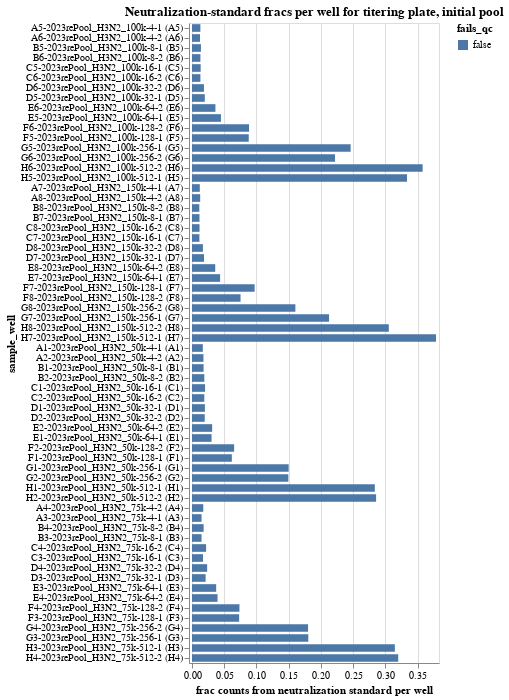

The code cell stored with this chart in its notebook:
### Markdown cell above
## Fraction of counts from neutralization standard
Determine the fraction of counts from the neutralization standard in each sample, and make sure this fraction passess the QC threshold.

### Code cell
# Define dataframe from counts with the fraction of neutralization standard calculated
neut_standard_fracs = (
    counts.assign(
        neut_standard_count=lambda x: x["count"] * x["neut_standard"].astype(int)
    )
    .groupby(
        ['virus_library', "well", "sample_well", 'dilution_factor'],
        dropna=False,
        as_index=False,
    )
    .aggregate(
        total_count=pd.NamedAgg("count", "sum"),
        neut_standard_count=pd.NamedAgg("neut_standard_count", "sum"),
    )
    .assign(
        neut_standard_frac=lambda x: x["neut_standard_count"] / x["total_count"],
        fails_qc=lambda x: (
            x["neut_standard_frac"] < 0.001
        ),
    )
)

# Plot as bar chart
chart_h3n2 = (
    alt.Chart(neut_standard_fracs.query('virus_library == "H3N2"'))
    .encode(
        alt.X(
            "neut_standard_frac",
            title="frac counts from neutralization standard per well",
            scale=alt.Scale(nice=False, padding=3),
        ),
        alt.Y("sample_well", sort=sample_wells),
        alt.Color(
            "fails_qc",
            legend=alt.Legend(titleLimit=500),
        ),
        tooltip=[
            alt.Tooltip(c, format=".3g") if neut_standard_fracs[c].dtype == float else c
            for c in neut_standard_fracs.columns
        ],
    )
    .mark_bar(height={"band": 0.85})
    .properties(
        height=alt.Step(10),
        width=250,
        title=f"Neutralization-standard fracs per well for titering plate, initial pool",
    )
    # .configure_axis(grid=False)
    # .configure_legend(titleLimit=1000)
)

display(chart_h3n2)

# drop wells failing QC
min_neut_standard_frac_per_well_drops = list(
    neut_standard_fracs.query("fails_qc")["well"]
)

neut_standard_fracs['cell_number'] = neut_standard_fracs['sample_well'].str.split('H3N2_').str[1].str.split('-').str[0]
neut_standard_fracs

### Figure 1 — Vega-Lite specification as saved in the notebook (floating-point values rounded to 4 significant figures; data arrays with more than 128 entries replaced by an {"elided": "..."} marker saying what was removed)
{"config": {"view": {"continuousWidth": 300, "continuousHeight": 300}}, "data": {"name": "data-d37040e3e8fff51e7d5d0b55eac3d5a8"}, "mark": {"type": "bar", "height": {"band": 0.85}}, "encoding": {"color": {"field": "fails_qc", "legend": {"titleLimit": 500}, "type": "nominal"}, "tooltip": [{"field": "virus_library", "type": "nominal"}, {"field": "well", "type": "nominal"}, {"field": "sample_well", "type": "nominal"}, {"field": "dilution_factor", "type": "quantitative"}, {"field": "total_count", "type": "quantitative"}, {"field": "neut_standard_count", "type": "quantitative"}, {"field": "neut_standard_frac", "format": ".3g", "type": "quantitative"}, {"field": "fails_qc", "type": "nominal"}], "x": {"field": "neut_standard_frac", "scale": {"nice": false, "padding": 3}, "title": "frac counts from neutralization standard per well", "type": "quantitative"}, "y": {"field": "sample_well", "sort": {"elided": "256 str values"}, "type": "nominal"}}, "height": {"step": 10}, "title": "Neutralization-standard fracs per well for titering plate, initial pool", "width": 250, "$schema": "https://vega.github.io/schema/vega-lite/v5.16.3.json", "datasets": {"data-d37040e3e8fff51e7d5d0b55eac3d5a8": [{"virus_library": "H3N2", "well": "A1", "sample_well": "A1-2023rePool_H3N2_50k-4-1 (A1)", "dilution_factor": 4, "total_count": 1632969, "neut_standard_count": 27460, "neut_standard_frac": 0.01682, "fails_qc": false}, {"virus_library": "H3N2", "well": "A2", "sample_well": "A2-2023rePool_H3N2_50k-4-2 (A2)", "dilution_factor": 4, "total_count": 3145896, "neut_standard_count": 55936, "neut_standard_frac": 0.01778, "fails_qc": false}, {"virus_library": "H3N2", "well": "A3", "sample_well": "A3-2023rePool_H3N2_75k-4-1 (A3)", "dilution_factor": 4, "total_count": 2692532, "neut_standard_count": 39836, "neut_standard_frac": 0.01479, "fails_qc": false}, {"virus_library": "H3N2", "well": "A4", "sample_well": "A4-2023rePool_H3N2_75k-4-2 (A4)", "dilution_factor": 4, "total_count": 2503601, "neut_standard_count": 43753, "neut_standard_frac": 0.01748, "fails_qc": false}, {"virus_library": "H3N2", "well": "A5", "sample_well": "A5-2023rePool_H3N2_100k-4-1 (A5)", "dilution_factor": 4, "total_count": 1761347, "neut_standard_count": 22893, "neut_standard_frac": 0.013, "fails_qc": false}, {"virus_library": "H3N2", "well": "A6", "sample_well": "A6-2023rePool_H3N2_100k-4-2 (A6)", "dilution_factor": 4, "total_count": 2773636, "neut_standard_count": 34408, "neut_standard_frac": 0.01241, "fails_qc": false}, {"virus_library": "H3N2", "well": "A7", "sample_well": "A7-2023rePool_H3N2_150k-4-1 (A7)", "dilution_factor": 4, "total_count": 1864185, "neut_standard_count": 22549, "neut_standard_frac": 0.0121, "fails_qc": false}, {"virus_library": "H3N2", "well": "A8", "sample_well": "A8-2023rePool_H3N2_150k-4-2 (A8)", "dilution_factor": 4, "total_count": 1751132, "neut_standard_count": 22237, "neut_standard_frac": 0.0127, "fails_qc": false}, {"virus_library": "H3N2", "well": "B1", "sample_well": "B1-2023rePool_H3N2_50k-8-1 (B1)", "dilution_factor": 8, "total_count": 2802027, "neut_standard_count": 50304, "neut_standard_frac": 0.01795, "fails_qc": false}, {"virus_library": "H3N2", "well": "B2", "sample_well": "B2-2023rePool_H3N2_50k-8-2 (B2)", "dilution_factor": 8, "total_count": 2803362, "neut_standard_count": 53577, "neut_standard_frac": 0.01911, "fails_qc": false}, {"virus_library": "H3N2", "well": "B3", "sample_well": "B3-2023rePool_H3N2_75k-8-1 (B3)", "dilution_factor": 8, "total_count": 4612719, "neut_standard_count": 68172, "neut_standard_frac": 0.01478, "fails_qc": false}, {"virus_library": "H3N2", "well": "B4", "sample_well": "B4-2023rePool_H3N2_75k-8-2 (B4)", "dilution_factor": 8, "total_count": 4113211, "neut_standard_count": 74274, "neut_standard_frac": 0.01806, "fails_qc": false}, {"virus_library": "H3N2", "well": "B5", "sample_well": "B5-2023rePool_H3N2_100k-8-1 (B5)", "dilution_factor": 8, "total_count": 2161823, "neut_standard_count": 29961, "neut_standard_frac": 0.01386, "fails_qc": false}, {"virus_library": "H3N2", "well": "B6", "sample_well": "B6-2023rePool_H3N2_100k-8-2 (B6)", "dilution_factor": 8, "total_count": 6061548, "neut_standard_count": 79190, "neut_standard_frac": 0.01306, "fails_qc": false}, {"virus_library": "H3N2", "well": "B7", "sample_well": "B7-2023rePool_H3N2_150k-8-1 (B7)", "dilution_factor": 8, "total_count": 5152155, "neut_standard_count": 59822, "neut_standard_frac": 0.01161, "fails_qc": false}, {"virus_library": "H3N2", "well": "B8", "sample_well": "B8-2023rePool_H3N2_150k-8-2 (B8)", "dilution_factor": 8, "total_count": 4482978, "neut_standard_count": 50906, "neut_standard_frac": 0.01136, "fails_qc": false}, {"virus_library": "H3N2", "well": "C1", "sample_well": "C1-2023rePool_H3N2_50k-16-1 (C1)", "dilution_factor": 16, "total_count": 2840565, "neut_standard_count": 57517, "neut_standard_frac": 0.02025, "fails_qc": false}, {"virus_library": "H3N2", "well": "C2", "sample_well": "C2-2023rePool_H3N2_50k-16-2 (C2)", "dilution_factor": 16, "total_count": 3048437, "neut_standard_count": 58157, "neut_standard_frac": 0.01908, "fails_qc": false}, {"virus_library": "H3N2", "well": "C3", "sample_well": "C3-2023rePool_H3N2_75k-16-1 (C3)", "dilution_factor": 16, "total_count": 2423206, "neut_standard_count": 41381, "neut_standard_frac": 0.01708, "fails_qc": false}, {"virus_library": "H3N2", "well": "C4", "sample_well": "C4-2023rePool_H3N2_75k-16-2 (C4)", "dilution_factor": 16, "total_count": 3504210, "neut_standard_count": 76641, "neut_standard_frac": 0.02187, "fails_qc": false}, {"virus_library": "H3N2", "well": "C5", "sample_well": "C5-2023rePool_H3N2_100k-16-1 (C5)", "dilution_factor": 16, "total_count": 3724096, "neut_standard_count": 50069, "neut_standard_frac": 0.01344, "fails_qc": false}, {"virus_library": "H3N2", "well": "C6", "sample_well": "C6-2023rePool_H3N2_100k-16-2 (C6)", "dilution_factor": 16, "total_count": 4177146, "neut_standard_count": 54473, "neut_standard_frac": 0.01304, "fails_qc": false}, {"virus_library": "H3N2", "well": "C7", "sample_well": "C7-2023rePool_H3N2_150k-16-1 (C7)", "dilution_factor": 16, "total_count": 2393956, "neut_standard_count": 27478, "neut_standard_frac": 0.01148, "fails_qc": false}, {"virus_library": "H3N2", "well": "C8", "sample_well": "C8-2023rePool_H3N2_150k-16-2 (C8)", "dilution_factor": 16, "total_count": 1704215, "neut_standard_count": 19884, "neut_standard_frac": 0.01167, "fails_qc": false}, {"virus_library": "H3N2", "well": "D1", "sample_well": "D1-2023rePool_H3N2_50k-32-1 (D1)", "dilution_factor": 32, "total_count": 2160239, "neut_standard_count": 43222, "neut_standard_frac": 0.02001, "fails_qc": false}, {"virus_library": "H3N2", "well": "D2", "sample_well": "D2-2023rePool_H3N2_50k-32-2 (D2)", "dilution_factor": 32, "total_count": 4139403, "neut_standard_count": 81744, "neut_standard_frac": 0.01975, "fails_qc": false}, {"virus_library": "H3N2", "well": "D3", "sample_well": "D3-2023rePool_H3N2_75k-32-1 (D3)", "dilution_factor": 32, "total_count": 1991384, "neut_standard_count": 42075, "neut_standard_frac": 0.02113, "fails_qc": false}, {"virus_library": "H3N2", "well": "D4", "sample_well": "D4-2023rePool_H3N2_75k-32-2 (D4)", "dilution_factor": 32, "total_count": 4707877, "neut_standard_count": 110600, "neut_standard_frac": 0.02349, "fails_qc": false}, {"virus_library": "H3N2", "well": "D5", "sample_well": "D5-2023rePool_H3N2_100k-32-1 (D5)", "dilution_factor": 32, "total_count": 4432998, "neut_standard_count": 88052, "neut_standard_frac": 0.01986, "fails_qc": false}, {"virus_library": "H3N2", "well": "D6", "sample_well": "D6-2023rePool_H3N2_100k-32-2 (D6)", "dilution_factor": 32, "total_count": 2149492, "neut_standard_count": 39869, "neut_standard_frac": 0.01855, "fails_qc": false}, {"virus_library": "H3N2", "well": "D7", "sample_well": "D7-2023rePool_H3N2_150k-32-1 (D7)", "dilution_factor": 32, "total_count": 2103896, "neut_standard_count": 39279, "neut_standard_frac": 0.01867, "fails_qc": false}, {"virus_library": "H3N2", "well": "D8", "sample_well": "D8-2023rePool_H3N2_150k-32-2 (D8)", "dilution_factor": 32, "total_count": 2161402, "neut_standard_count": 36600, "neut_standard_frac": 0.01693, "fails_qc": false}, {"virus_library": "H3N2", "well": "E1", "sample_well": "E1-2023rePool_H3N2_50k-64-1 (E1)", "dilution_factor": 64, "total_count": 4359197, "neut_standard_count": 132349, "neut_standard_frac": 0.03036, "fails_qc": false}, {"virus_library": "H3N2", "well": "E2", "sample_well": "E2-2023rePool_H3N2_50k-64-2 (E2)", "dilution_factor": 64, "total_count": 3618232, "neut_standard_count": 113107, "neut_standard_frac": 0.03126, "fails_qc": false}, {"virus_library": "H3N2", "well": "E3", "sample_well": "E3-2023rePool_H3N2_75k-64-1 (E3)", "dilution_factor": 64, "total_count": 1710791, "neut_standard_count": 64194, "neut_standard_frac": 0.03752, "fails_qc": false}, {"virus_library": "H3N2", "well": "E4", "sample_well": "E4-2023rePool_H3N2_75k-64-2 (E4)", "dilution_factor": 64, "total_count": 1734247, "neut_standard_count": 68689, "neut_standard_frac": 0.03961, "fails_qc": false}, {"virus_library": "H3N2", "well": "E5", "sample_well": "E5-2023rePool_H3N2_100k-64-1 (E5)", "dilution_factor": 64, "total_count": 1383576, "neut_standard_count": 62127, "neut_standard_frac": 0.0449, "fails_qc": false}, {"virus_library": "H3N2", "well": "E6", "sample_well": "E6-2023rePool_H3N2_100k-64-2 (E6)", "dilution_factor": 64, "total_count": 3705331, "neut_standard_count": 134666, "neut_standard_frac": 0.03634, "fails_qc": false}, {"virus_library": "H3N2", "well": "E7", "sample_well": "E7-2023rePool_H3N2_150k-64-1 (E7)", "dilution_factor": 64, "total_count": 827241, "neut_standard_count": 36081, "neut_standard_frac": 0.04362, "fails_qc": false}, {"virus_library": "H3N2", "well": "E8", "sample_well": "E8-2023rePool_H3N2_150k-64-2 (E8)", "dilution_factor": 64, "total_count": 1661852, "neut_standard_count": 59889, "neut_standard_frac": 0.03604, "fails_qc": false}, {"virus_library": "H3N2", "well": "F1", "sample_well": "F1-2023rePool_H3N2_50k-128-1 (F1)", "dilution_factor": 128, "total_count": 2484464, "neut_standard_count": 153516, "neut_standard_frac": 0.06179, "fails_qc": false}, {"virus_library": "H3N2", "well": "F2", "sample_well": "F2-2023rePool_H3N2_50k-128-2 (F2)", "dilution_factor": 128, "total_count": 5425241, "neut_standard_count": 354487, "neut_standard_frac": 0.06534, "fails_qc": false}, {"virus_library": "H3N2", "well": "F3", "sample_well": "F3-2023rePool_H3N2_75k-128-1 (F3)", "dilution_factor": 128, "total_count": 2104263, "neut_standard_count": 153888, "neut_standard_frac": 0.07313, "fails_qc": false}, {"virus_library": "H3N2", "well": "F4", "sample_well": "F4-2023rePool_H3N2_75k-128-2 (F4)", "dilution_factor": 128, "total_count": 2714062, "neut_standard_count": 199815, "neut_standard_frac": 0.07362, "fails_qc": false}, {"virus_library": "H3N2", "well": "F5", "sample_well": "F5-2023rePool_H3N2_100k-128-1 (F5)", "dilution_factor": 128, "total_count": 2754425, "neut_standard_count": 242477, "neut_standard_frac": 0.08803, "fails_qc": false}, {"virus_library": "H3N2", "well": "F6", "sample_well": "F6-2023rePool_H3N2_100k-128-2 (F6)", "dilution_factor": 128, "total_count": 2340925, "neut_standard_count": 207171, "neut_standard_frac": 0.0885, "fails_qc": false}, {"virus_library": "H3N2", "well": "F7", "sample_well": "F7-2023rePool_H3N2_150k-128-1 (F7)", "dilution_factor": 128, "total_count": 2158351, "neut_standard_count": 209632, "neut_standard_frac": 0.09713, "fails_qc": false}, {"virus_library": "H3N2", "well": "F8", "sample_well": "F8-2023rePool_H3N2_150k-128-2 (F8)", "dilution_factor": 128, "total_count": 2610431, "neut_standard_count": 196592, "neut_standard_frac": 0.07531, "fails_qc": false}, {"virus_library": "H3N2", "well": "G1", "sample_well": "G1-2023rePool_H3N2_50k-256-1 (G1)", "dilution_factor": 256, "total_count": 2545995, "neut_standard_count": 381790, "neut_standard_frac": 0.15, "fails_qc": false}, {"virus_library": "H3N2", "well": "G2", "sample_well": "G2-2023rePool_H3N2_50k-256-2 (G2)", "dilution_factor": 256, "total_count": 2336611, "neut_standard_count": 349326, "neut_standard_frac": 0.1495, "fails_qc": false}, {"virus_library": "H3N2", "well": "G3", "sample_well": "G3-2023rePool_H3N2_75k-256-1 (G3)", "dilution_factor": 256, "total_count": 1945740, "neut_standard_count": 351012, "neut_standard_frac": 0.1804, "fails_qc": false}, {"virus_library": "H3N2", "well": "G4", "sample_well": "G4-2023rePool_H3N2_75k-256-2 (G4)", "dilution_factor": 256, "total_count": 2239029, "neut_standard_count": 403095, "neut_standard_frac": 0.18, "fails_qc": false}, {"virus_library": "H3N2", "well": "G5", "sample_well": "G5-2023rePool_H3N2_100k-256-1 (G5)", "dilution_factor": 256, "total_count": 3542787, "neut_standard_count": 871813, "neut_standard_frac": 0.2461, "fails_qc": false}, {"virus_library": "H3N2", "well": "G6", "sample_well": "G6-2023rePool_H3N2_100k-256-2 (G6)", "dilution_factor": 256, "total_count": 2015595, "neut_standard_count": 447157, "neut_standard_frac": 0.2218, "fails_qc": false}, {"virus_library": "H3N2", "well": "G7", "sample_well": "G7-2023rePool_H3N2_150k-256-1 (G7)", "dilution_factor": 256, "total_count": 2155437, "neut_standard_count": 458269, "neut_standard_frac": 0.2126, "fails_qc": false}, {"virus_library": "H3N2", "well": "G8", "sample_well": "G8-2023rePool_H3N2_150k-256-2 (G8)", "dilution_factor": 256, "total_count": 2276359, "neut_standard_count": 365055, "neut_standard_frac": 0.1604, "fails_qc": false}, {"virus_library": "H3N2", "well": "H1", "sample_well": "H1-2023rePool_H3N2_50k-512-1 (H1)", "dilution_factor": 512, "total_count": 2141511, "neut_standard_count": 607324, "neut_standard_frac": 0.2836, "fails_qc": false}, {"virus_library": "H3N2", "well": "H2", "sample_well": "H2-2023rePool_H3N2_50k-512-2 (H2)", "dilution_factor": 512, "total_count": 2785337, "neut_standard_count": 795445, "neut_standard_frac": 0.2856, "fails_qc": false}, {"virus_library": "H3N2", "well": "H3", "sample_well": "H3-2023rePool_H3N2_75k-512-1 (H3)", "dilution_factor": 512, "total_count": 1830222, "neut_standard_count": 575974, "neut_standard_frac": 0.3147, "fails_qc": false}, {"virus_library": "H3N2", "well": "H4", "sample_well": "H4-2023rePool_H3N2_75k-512-2 (H4)", "dilution_factor": 512, "total_count": 2443415, "neut_standard_count": 781676, "neut_standard_frac": 0.3199, "fails_qc": false}, {"virus_library": "H3N2", "well": "H5", "sample_well": "H5-2023rePool_H3N2_100k-512-1 (H5)", "dilution_factor": 512, "total_count": 2251614, "neut_standard_count": 751003, "neut_standard_frac": 0.3335, "fails_qc": false}, {"virus_library": "H3N2", "well": "H6", "sample_well": "H6-2023rePool_H3N2_100k-512-2 (H6)", "dilution_factor": 512, "total_count": 1936360, "neut_standard_count": 692783, "neut_standard_frac": 0.3578, "fails_qc": false}, {"virus_library": "H3N2", "well": "H7", "sample_well": "H7-2023rePool_H3N2_150k-512-1 (H7)", "dilution_factor": 512, "total_count": 2082790, "neut_standard_count": 788348, "neut_standard_frac": 0.3785, "fails_qc": false}, {"virus_library": "H3N2", "well": "H8", "sample_well": "H8-2023rePool_H3N2_150k-512-2 (H8)", "dilution_factor": 512, "total_count": 1627825, "neut_standard_count": 496981, "neut_standard_frac": 0.3053, "fails_qc": false}]}}
